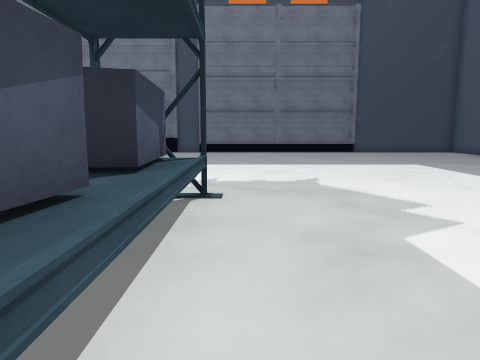
view 1 (above)

24 first-person views from a walk through a Unity game level. The camera is 1.4 m above the floor, tilts 8° down and sees 70° across. The floor is counted in squares, 1 m on a side. Each view is taken from the middle of a square. On the plan, view 1 faces up. The plan holds only what a view shows up to about 15 squares ahead; the rest is blank. The place goes on beyond the plan. The player is left out. Some animated figures are left out. Door leaves are left out, so doorways stand open. Some surface patterns are stand-ins.

view 2
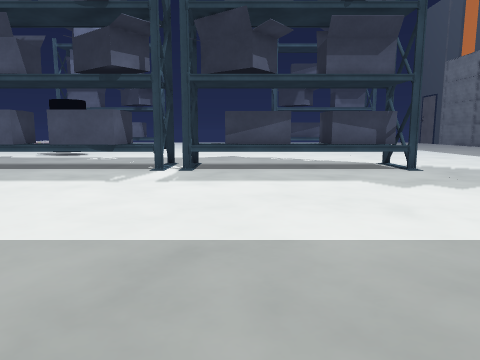

view 3
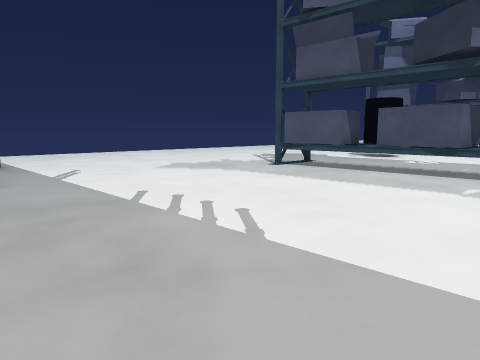

view 4
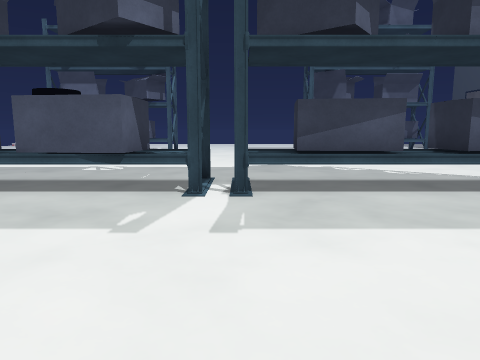

view 5
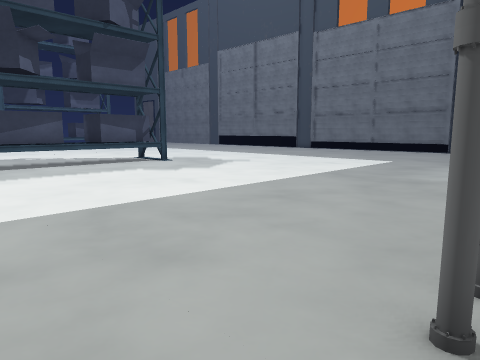

view 6
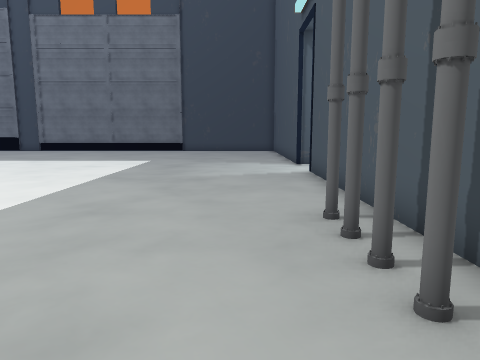

view 7
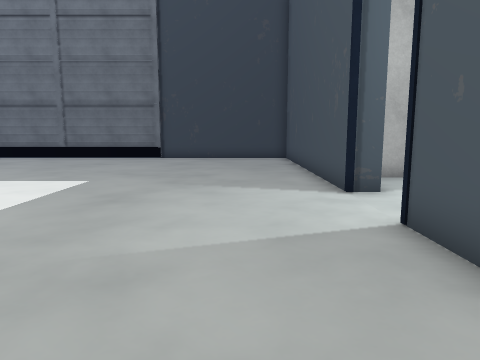

view 8
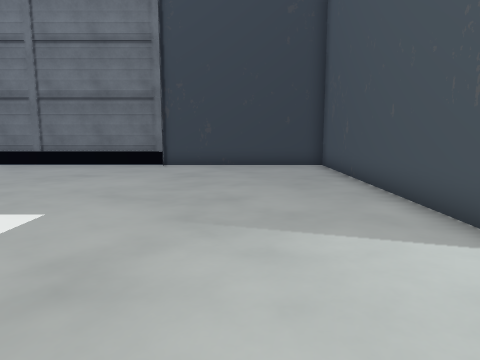

view 9
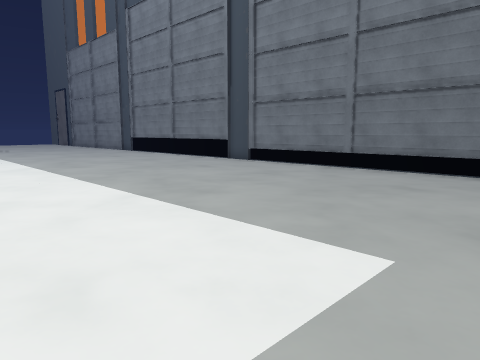

view 10
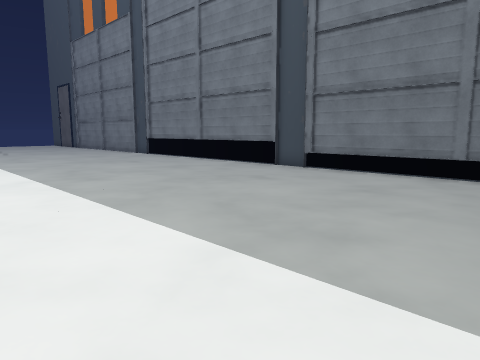

view 11
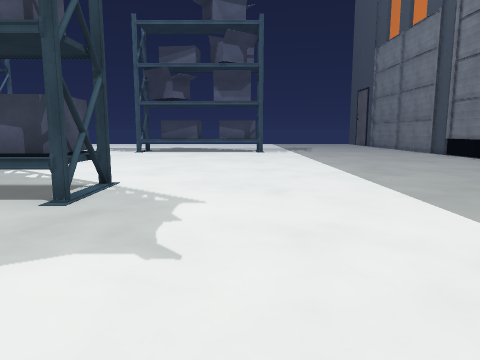

view 12
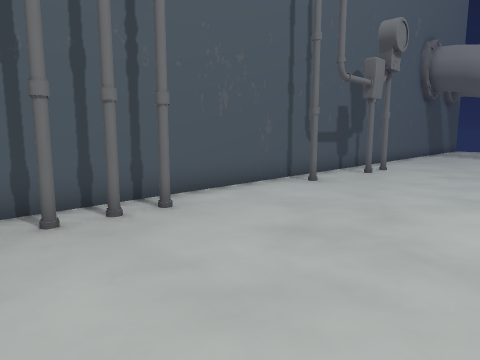

view 13
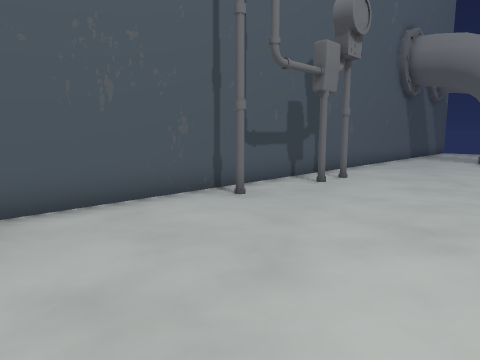

view 14
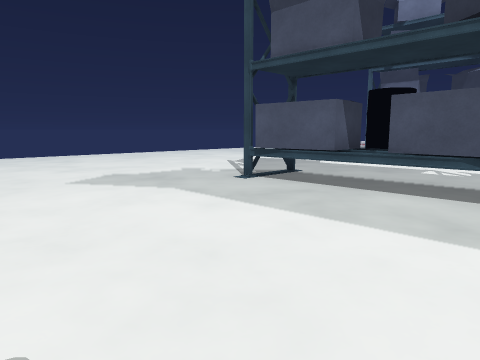

view 15
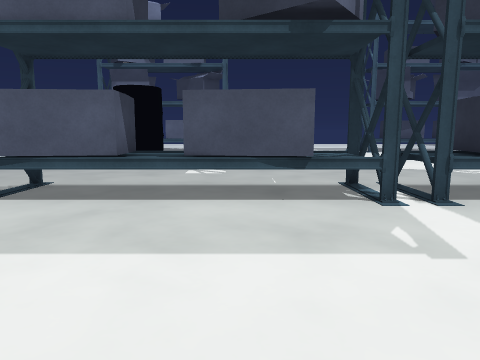

view 16
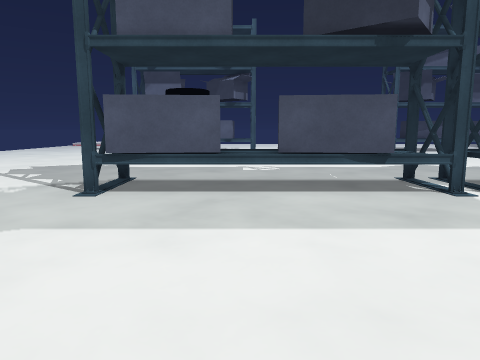

view 17
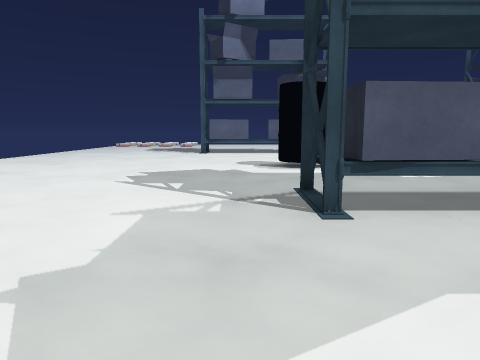

view 18
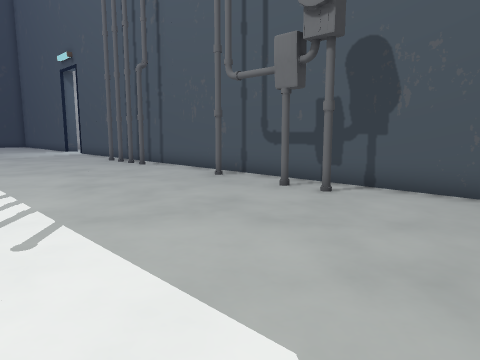

view 19
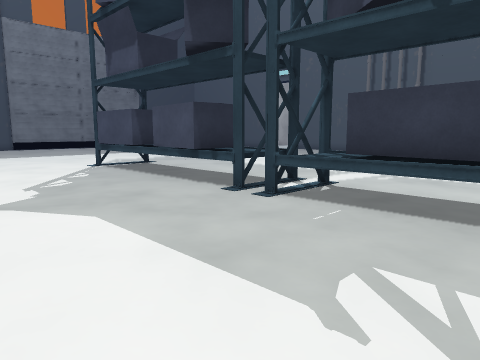

view 20
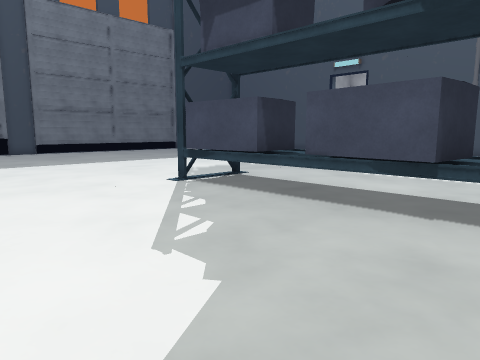

view 21
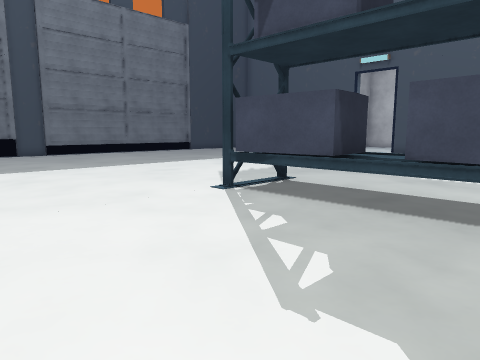

view 22
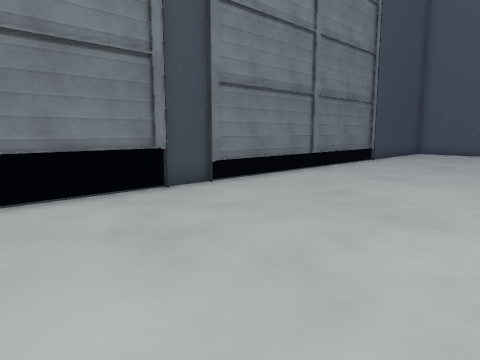

view 23
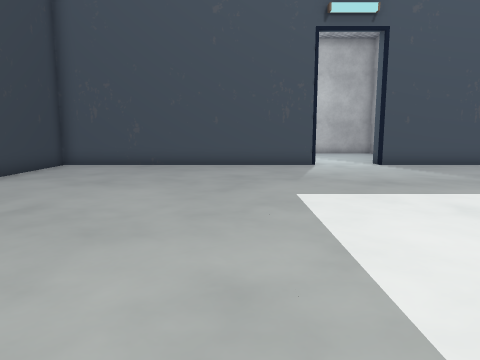

view 24
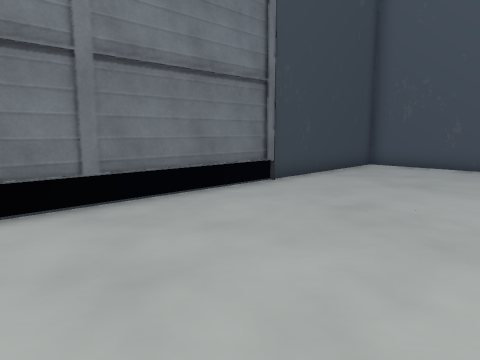

### Floor plan
Key: @ floor where view 1 was taken; # wall or solid block; x gap in a wall; . floor; D open door; ^ raised ledge; P pipe; O other object.
Columns run from 9 left of view 1 to 17 right of it. Each row starts with its distance up from view 1.
 24  ########################
 23  .......................#
 22  .......................#
 21 ........................#
 20 ........................#
 19 ........................#
 18 ........................#
 17 ........................#
 16 ........................#OO
 15 ........................#..
 14 ........................#.
 13 ........................#.
 12 .......................DD
 11 .......................DD
 10 ........................#
  9 ........................#
  8 ........................#
  7 ......#O^...............#
  6 ......OOO...............#
  5  .....OOO...............#
  4 ......O^^.............PP#
  3 ......#OO.............PP#
  2 ......OOO.............PP#
  1 ......OO^.............PP#
  0  .....^O^@............P.#
 -1 ......x^x...............#
 -2  .....x^x...............#
 -3  .....^O^...............#
 -4 ......^OO.............PP#
 -5 ......^OO.............PP#
 -6  .....^O#...............#
 -7 ......^^O.............P.#
 -8 O.....^OO...............#
 -9  #....^OO.............P.#
-10 O#....^##...............#
-11 ........................#
-12 ........................#
-13 ................... ....#

Where each view was taken, in squares from view 1:
view 1: 0 up, 0 right, facing up
view 2: 1 up, 12 right, facing left
view 3: 1 down, 11 right, facing down-left
view 4: 1 down, 7 right, facing left
view 5: 2 down, 14 right, facing up-left
view 6: 2 down, 12 right, facing up
view 7: 5 up, 12 right, facing up
view 8: 9 up, 11 right, facing up
view 9: 11 up, 9 right, facing up-left
view 10: 12 up, 5 right, facing up-left
view 11: 11 up, 6 right, facing left
view 12: 4 up, 8 right, facing down-right
view 13: 1 up, 8 right, facing down-right
view 14: 3 down, 7 right, facing down-left
view 15: 5 down, 6 right, facing left
view 16: 7 down, 7 right, facing left
view 17: 12 down, 5 right, facing left
view 18: 13 down, 6 right, facing up-right
view 19: 7 down, 9 left, facing up-right
view 20: 1 down, 9 left, facing up-right
view 21: 1 up, 9 left, facing up-right
view 22: 16 up, 9 left, facing up-right
view 23: 16 up, 0 right, facing right
view 24: 17 up, 0 right, facing up-right
